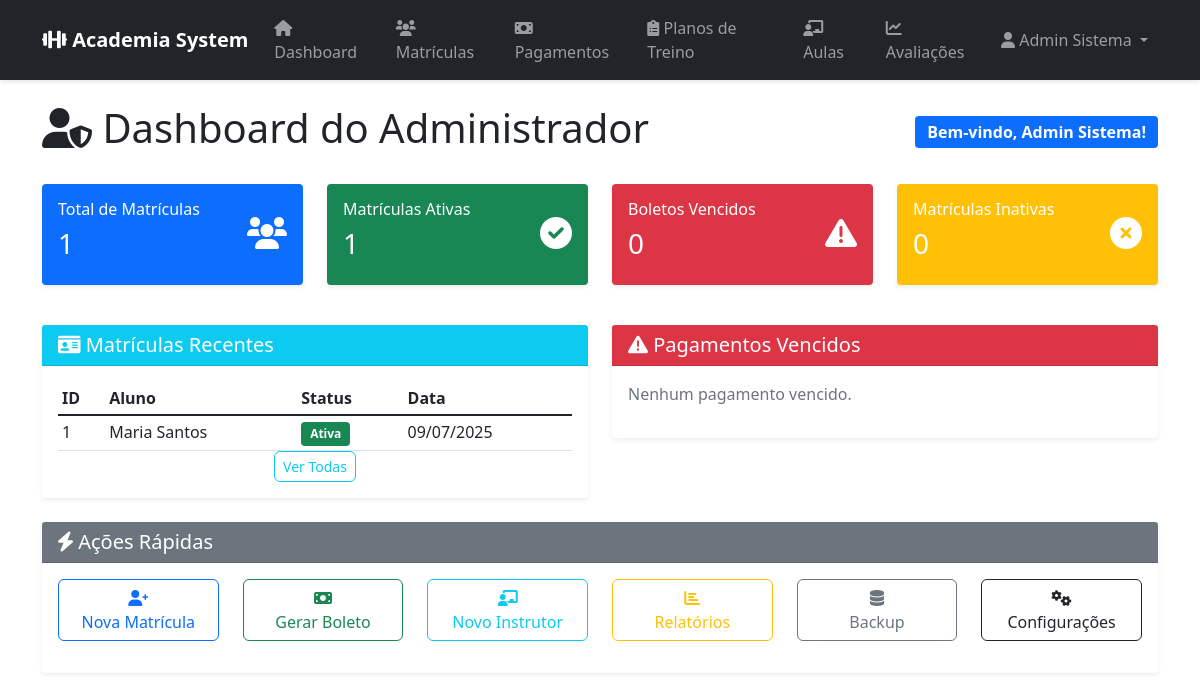
/dashboard (signed in), run on the app's committed database.
### tables this page shows
CREATE TABLE aluno (
    CPF VARCHAR(11) NOT NULL PRIMARY KEY,
    AL_Nome VARCHAR(50) NOT NULL,
    AL_Dt_Nasc DATE NOT NULL,
    AL_Endereco VARCHAR(100) NULL,
    AL_Num_Contato VARCHAR(11) NULL,
    AL_Email VARCHAR(50) NOT NULL,
    AL_Senha VARCHAR(255) NOT NULL,
    ID_Matricula INT(11) NULL,
    FOREIGN KEY (ID_Matricula) REFERENCES matricula(ID_Matricula)
);

CREATE TABLE matricula (
    ID_Matricula INT(11) NOT NULL PRIMARY KEY,
    M_Status TINYINT(4) NULL DEFAULT 1,
    Dt_Inicio DATETIME NULL DEFAULT CURRENT_TIMESTAMP,
    Dt_Fim DATETIME NULL
);

### app/models/Matricula.php (called while the page is built, shortened)
<?php
class Matricula {
    private $conn;
    public function __construct() {
        $database = new Database();
        $this->conn = $database->getConnection();
    }
    public function getAll() {
        $query = "SELECT m.*, a.AL_Nome as aluno_nome, a.AL_Email as aluno_email
                  FROM matricula m
                  LEFT JOIN aluno a ON m.ID_Matricula = a.ID_Matricula
                  ORDER BY m.Dt_Inicio DESC";
        $stmt = $this->conn->prepare($query);
        $stmt->execute();
        return $stmt->fetchAll(PDO::FETCH_ASSOC);
    }
}
?>

### config/database.php (called while the page is built, shortened)
<?php
class Database {
    private $host;
    private $db_name = 'academiabd';
    private $username = 'academia_user';
    private $password = 'academia_pass';
    public function __construct() {
        $this->host = (file_exists('/.dockerenv') || gethostbyname('db') !== 'db') ? 'db' : 'localhost';
    }
    public function getConnection() {
        $this->conn = null;
        try {
            $this->conn = new PDO(
                "mysql:host=" . $this->host . ";dbname=" . $this->db_name,
                $this->username,
                $this->password
            );
            $this->conn->setAttribute(PDO::ATTR_ERRMODE, PDO::ERRMODE_EXCEPTION);
            $this->conn->exec("set names utf8");
        } catch(PDOException $exception) {
            error_log("Database connection error: " . $exception->getMessage());
            return null;
        }
        return $this->conn;
    }
}
?>

### app/models/Boleto.php (called while the page is built, shortened)
<?php
class Boleto {
    private $conn;
    public function __construct() {
        $database = new Database();
        $this->conn = $database->getConnection();
    }
    public function getOverdue() {
        $query = "SELECT b.*, a.AL_Nome as aluno_nome, a.AL_Email as aluno_email
                  FROM boleto b
                  LEFT JOIN matricula m ON b.ID_Matricula = m.ID_Matricula
                  LEFT JOIN aluno a ON m.ID_Matricula = a.ID_Matricula
                  WHERE b.Dt_Vencimento < CURDATE() AND b.Dt_Pagamento IS NULL";
        $stmt = $this->conn->prepare($query);
        $stmt->execute();
        return $stmt->fetchAll(PDO::FETCH_ASSOC);
    }
}
?>

### app/views/dashboard/admin.php (the view, shortened to what this page needs)
<div class="row">
    <div class="col-12">
        <div class="d-flex justify-content-between align-items-center mb-4">
            <h1><i class="fas fa-user-shield"></i> Dashboard do Administrador</h1>
            <span class="badge bg-primary fs-6">Bem-vindo, <?php echo $_SESSION['user_name']; ?>!</span>
        </div>
    </div>
</div>
<div class="row mb-4">
    <div class="col-md-3 mb-3">
        <div class="card bg-primary text-white">
            <div class="card-body">
                <div class="d-flex justify-content-between">
                    <div>
                        <h6 class="card-title">Total de Matrículas</h6>
                        <h3><?php echo count($matriculas); ?></h3>
                    </div>
                    <div class="align-self-center">
                        <i class="fas fa-users fa-2x"></i>
                    </div>
                </div>
            </div>
        </div>
    </div>
    <div class="col-md-3 mb-3">
        <div class="card bg-success text-white">
            <div class="card-body">
                <div class="d-flex justify-content-between">
                    <div>
                        <h6 class="card-title">Matrículas Ativas</h6>
                        <h3><?php echo count(array_filter($matriculas, function($m) { return $m['M_Status'] == 1; })); ?></h3>
                    </div>
                    <div class="align-self-center">
                        <i class="fas fa-check-circle fa-2x"></i>
                    </div>
                </div>
            </div>
        </div>
    </div>
    <div class="col-md-3 mb-3">
        <div class="card bg-danger text-white">
            <div class="card-body">
                <div class="d-flex justify-content-between">
                    <div>
                        <h6 class="card-title">Boletos Vencidos</h6>
                        <h3><?php echo count($boletos_vencidos); ?></h3>
                    </div>
                    <div class="align-self-center">
                        <i class="fas fa-exclamation-triangle fa-2x"></i>
                    </div>
                </div>
            </div>
        </div>
    </div>
    <div class="col-md-3 mb-3">
        <div class="card bg-warning text-white">
            <div class="card-body">
                <div class="d-flex justify-content-between">
                    <div>
                        <h6 class="card-title">Matrículas Inativas</h6>
                        <h3><?php echo count(array_filter($matriculas, function($m) { return $m['M_Status'] == 0; })); ?></h3>
                    </div>
                    <div class="align-self-center">
                        <i class="fas fa-times-circle fa-2x"></i>
                    </div>
                </div>
            </div>
        </div>
    </div>
</div>
<div class="row">
    <div class="col-md-6 mb-4">
        <div class="card">
            <div class="card-header bg-info text-white">
                <h5 class="mb-0"><i class="fas fa-id-card"></i> Matrículas Recentes</h5>
            </div>
            <div class="card-body">
                <?php if (!empty($matriculas)): ?>
                    <div class="table-responsive">
                        <table class="table table-sm">
                            <thead>
                                <tr>
                                    <th>ID</th>
                                    <th>Aluno</th>
                                    <th>Status</th>
                                    <th>Data</th>
                                </tr>
                            </thead>
                            <tbody>
                                <?php foreach (array_slice($matriculas, 0, 5) as $matricula): ?>
                                <tr>
                                    <td><?php echo $matricula['ID_Matricula']; ?></td>
                                    <td><?php echo $matricula['aluno_nome'] ?? 'N/A'; ?></td>
                                    <td>
                                        <?php if ($matricula['M_Status'] == 1): ?>
                                            <span class="badge bg-success">Ativa</span>
                                        <?php else: ?>
                                            <span class="badge bg-danger">Inativa</span>
                                        <?php endif; ?>
                                    </td>
                                    <td><?php echo date('d/m/Y', strtotime($matricula['Dt_Inicio'])); ?></td>
                                </tr>
                                <?php endforeach; ?>
                            </tbody>
                        </table>
                    </div>
                    <div class="text-center">
                        <a href="<?php echo BASE_URL; ?>matricula" class="btn btn-sm btn-outline-info">Ver Todas</a>
                    </div>
                <?php else: ?>
                    <p class="text-muted">Nenhuma matrícula encontrada.</p>
                <?php endif; ?>
            </div>
        </div>
    </div>
    <div class="col-md-6 mb-4">
        <div class="card">
            <div class="card-header bg-danger text-white">
                <h5 class="mb-0"><i class="fas fa-exclamation-triangle"></i> Pagamentos Vencidos</h5>
            </div>
            <div class="card-body">
                <?php if (!empty($boletos_vencidos)): ?>
                    <div class="table-responsive">
                        <table class="table table-sm">
                            <thead>
                                <tr>
                                    <th>Aluno</th>
                                    <th>Valor</th>
                                    <th>Vencimento</th>
                                </tr>
                            </thead>
                            <tbody>
                                <?php foreach (array_slice($boletos_vencidos, 0, 5) as $boleto): ?>
                                <tr>
                                    <td><?php echo $boleto['aluno_nome'] ?? 'N/A'; ?></td>
                                    <td>R$ <?php echo number_format($boleto['Valor'], 2, ',', '.'); ?></td>
                                    <td><?php echo date('d/m/Y', strtotime($boleto['Dt_Vencimento'])); ?></td>
                                </tr>
                                <?php endforeach; ?>
                            </tbody>
                        </table>
                    </div>
                    <div class="text-center">
                        <a href="<?php echo BASE_URL; ?>boleto" class="btn btn-sm btn-outline-danger">Ver Todos</a>
                    </div>
                <?php else: ?>
                    <p class="text-muted">Nenhum pagamento vencido.</p>
                <?php endif; ?>
            </div>
        </div>
    </div>
</div>
<div class="row">
    <div class="col-12">
        <div class="card">
            <div class="card-header bg-secondary text-white">
                <h5 class="mb-0"><i class="fas fa-bolt"></i> Ações Rápidas</h5>
            </div>
            <div class="card-body">
                <div class="row">
                    <div class="col-md-2 mb-3">
                        <a href="<?php echo BASE_URL; ?>matricula/create" class="btn btn-outline-primary w-100">
                            <i class="fas fa-user-plus"></i><br>
                            Nova Matrícula
                        </a>
                    </div>
                    <div class="col-md-2 mb-3">
                        <a href="<?php echo BASE_URL; ?>boleto/create" class="btn btn-outline-success w-100">
                            <i class="fas fa-money-bill"></i><br>
                            Gerar Boleto
                        </a>
                    </div>
                    <div class="col-md-2 mb-3">
                        <a href="<?php echo BASE_URL; ?>instrutor/create" class="btn btn-outline-info w-100">
                            <i class="fas fa-chalkboard-teacher"></i><br>
                            Novo Instrutor
                        </a>
                    </div>
                    <div class="col-md-2 mb-3">
                        <a href="<?php echo BASE_URL; ?>relatorio" class="btn btn-outline-warning w-100">
                            <i class="fas fa-chart-bar"></i><br>
                            Relatórios
                        </a>
                    </div>
                    <div class="col-md-2 mb-3">
                        <a href="<?php echo BASE_URL; ?>backup" class="btn btn-outline-secondary w-100">
                            <i class="fas fa-database"></i><br>
                            Backup
                        </a>
                    </div>
                    <div class="col-md-2 mb-3">
                        <a href="<?php echo BASE_URL; ?>configuracoes" class="btn btn-outline-dark w-100">
                            <i class="fas fa-cogs"></i><br>
                            Configurações
                        </a>
                    </div>
                </div>
            </div>
        </div>
    </div>
</div>
<?php
include BASE_PATH . '/app/views/layout.php';
?>

### public/assets/css/custom.css (style rules this page uses)
body { font-family: 'Segoe UI', Tahoma, Geneva, Verdana, sans-serif; }
.card { border: none; box-shadow: 0 0.125rem 0.25rem rgba(0, 0, 0, 0.075); transition: all 0.3s ease; }
.card.bg-primary, .card.bg-success, .card.bg-info, .card.bg-warning, .card.bg-danger { border: none; }
.btn { border-radius: 6px; transition: all 0.3s ease; }
.table { margin-bottom: 0; }
.badge { font-size: 0.75em; padding: 0.5em 0.75em; }

### data on the page
aluno: ID_Matricula.M_Status "1", ID_Matricula.M_Status "0", ID_Matricula.ID_Matricula "1", AL_Nome "Maria Santos", ID_Matricula.Dt_Inicio "09/07/2025"

### other printed values
$_SESSION['user_name'] "Admin Sistema"
count($matriculas) "1"
count($boletos_vencidos) "0"
